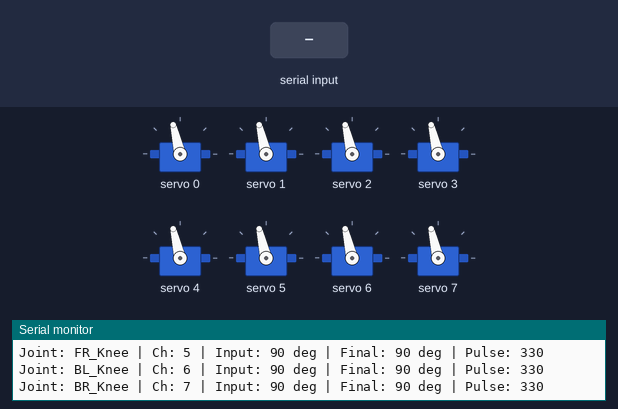
Bench run of a sketch on a simulated Arduino Uno, built with avr-gcc and run on an emulated ATmega328P. Shown: 8 × servo, the last lines printed to the serial monitor. The inputs (shaded band) are chosen by the test bench.

Above: at 2.1 s.
2.2 s: "0\n" received over Serial
At 4.4 s:
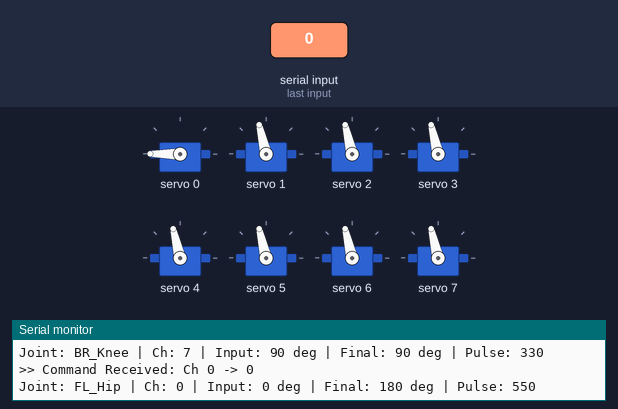
4.7 s: "1\n" received over Serial
At 6.3 s:
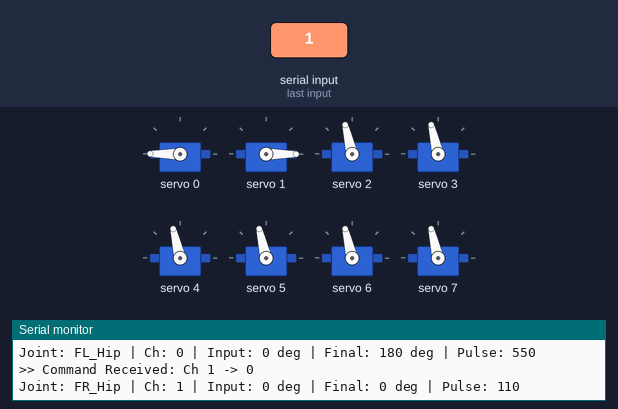
7.2 s: "2\n" received over Serial
At 9.4 s:
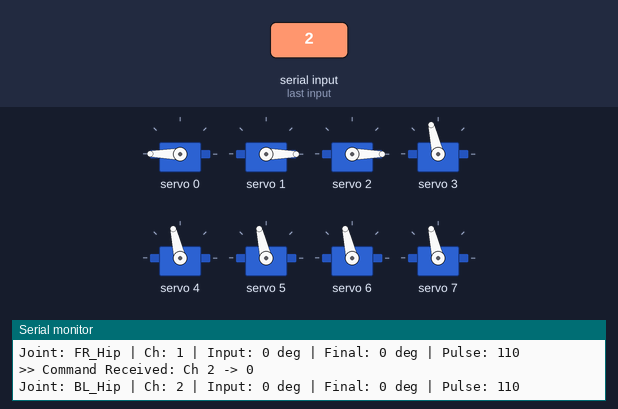
9.7 s: "1,90,45\n" received over Serial
At 10.8 s:
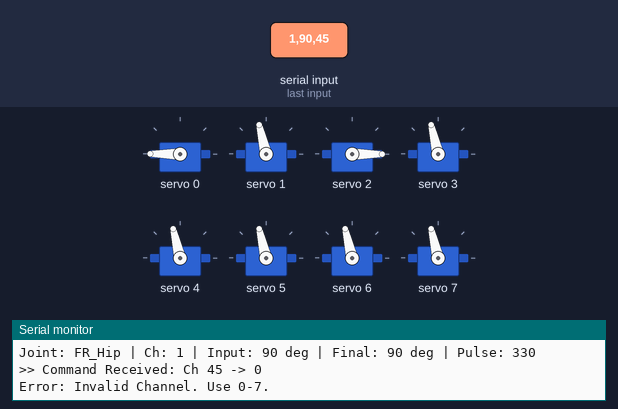
11.2 s: "3\n" received over Serial
At 12.5 s:
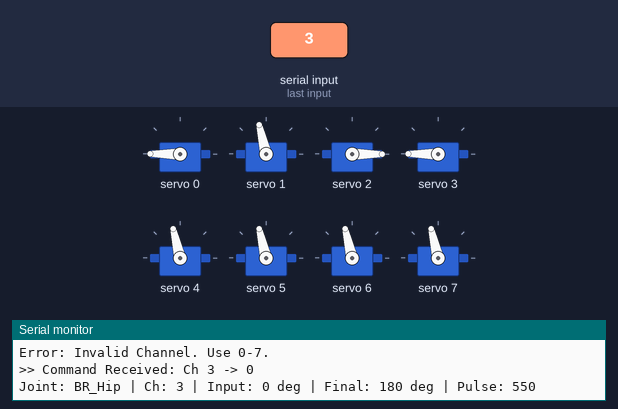
13.7 s: "4\n" received over Serial
At 15.6 s:
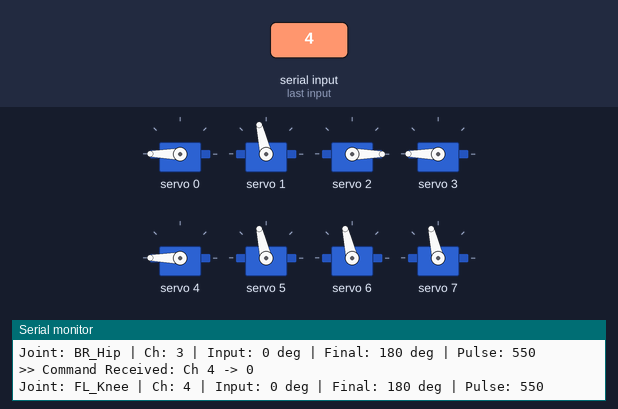
Timing chart, 0 to 17.1 s (numbered marks = the images above; inputs shaded):
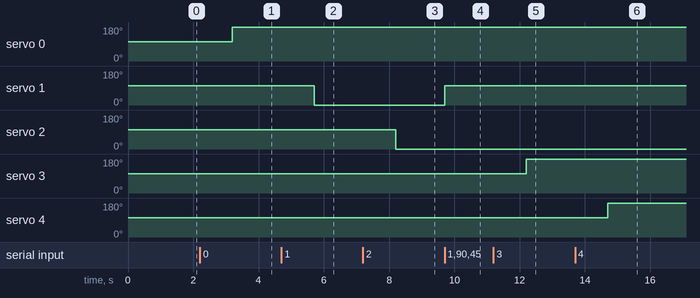

The sketch:

MainBody_PWMtesting.ino
```cpp
/*
  Quadruped Full Robot Interactive Tester (8 Servos)

  This sketch allows you to control all 8 servos (Hips + Knees)
  individually via the Serial Monitor for calibration.

  WIRING:
  - FL Hip: Ch 0 | FL Knee: Ch 4
  - FR Hip: Ch 1 | FR Knee: Ch 5
  - BL Hip: Ch 2 | BL Knee: Ch 6
  - BR Hip: Ch 3 | BR Knee: Ch 7
*/

#include <Wire.h>
#include <Adafruit_PWMServoDriver.h>

Adafruit_PWMServoDriver pwm = Adafruit_PWMServoDriver();

// --- Calibrated Settings ---
#define SERVOMIN  110
#define SERVOMAX  550

// --- The Servo Joint Class ---
class ServoJoint {
  private:
    int channel;
    bool isInverse;
    String name;

  public:
    ServoJoint(String n, int ch, bool inverse) {
      name = n;
      channel = ch;
      isInverse = inverse;
    }

    // Direct Pulse Control (For Calibration)
    void setPulse(int pulse) {
       pwm.setPWM(channel, 0, pulse);
       Serial.print("Joint: "); Serial.print(name);
       Serial.print(" | Ch: "); Serial.print(channel);
       Serial.print(" | RAW PULSE: "); Serial.println(pulse);
    }

    // Set angle (0 to 180)
    void setAngle(int angle) {
      int finalAngle = angle;

      // Inverse Logic for mirrored joints
      if (isInverse) {
        finalAngle = 180 - angle;
      }

      finalAngle = constrain(finalAngle, 0, 180);

      // Map Angle to Calibrated Pulse Widths
      uint16_t pulseLength = map(finalAngle, 0, 180, SERVOMIN, SERVOMAX);

      pwm.setPWM(channel, 0, pulseLength);

      // Print Debug Info
      Serial.print("Joint: "); Serial.print(name);
      Serial.print(" | Ch: "); Serial.print(channel);
      Serial.print(" | Input: "); Serial.print(angle);
      Serial.print(" deg | Final: "); Serial.print(finalAngle);
      Serial.print(" deg | Pulse: "); Serial.println(pulseLength);
    }
};

// --- Create the 8 Joints ---

// SHOULDERS (Channels 0-3)
ServoJoint FL_Hip("FL_Hip", 0, true);
ServoJoint FR_Hip("FR_Hip", 1, false);
ServoJoint BL_Hip("BL_Hip", 2, false);
ServoJoint BR_Hip("BR_Hip", 3, true);

// KNEES (Channels 4-7)
ServoJoint FL_Knee("FL_Knee", 4, true);
ServoJoint FR_Knee("FR_Knee", 5, true);
ServoJoint BL_Knee("BL_Knee", 6, true);
ServoJoint BR_Knee("BR_Knee", 7, true);

void setup() {
  Serial.begin(9600);
  Serial.println("Initializing PCA9685...");
  Serial.println("---------------------------------------");
  Serial.println("COMMAND MODE (8 SERVOS):");
  Serial.println("1. ANGLE MODE: Type '[Channel] [Angle]' (0-180)");
  Serial.println("   Example: '4 90' moves FL Knee to 90 degrees.");
  Serial.println("");
  Serial.println("2. RAW MODE: Type '[Channel] [Pulse]' (>180)");
  Serial.println("   Example: '4 300' sends raw pulse width 300.");
  Serial.println("");
  Serial.println("CHANNEL MAP:");
  Serial.println("0: FL Hip   | 4: FL Knee");
  Serial.println("1: FR Hip   | 5: FR Knee");
  Serial.println("2: BL Hip   | 6: BL Knee");
  Serial.println("3: BR Hip   | 7: BR Knee");
  Serial.println("---------------------------------------");

  pwm.begin();
  pwm.setPWMFreq(50);

  delay(10);

  // Center all servos immediately
  FL_Hip.setAngle(90);
  FR_Hip.setAngle(90);
  BL_Hip.setAngle(90);
  BR_Hip.setAngle(90);
  FL_Knee.setAngle(90);
  FR_Knee.setAngle(90);
  BL_Knee.setAngle(90);
  BR_Knee.setAngle(90);
}

void loop() {
  // Check if user typed something in Serial Monitor
  if (Serial.available() > 0) {
    // Read the Channel (first number)
    int ch = Serial.parseInt();
    // Read the Value (second number)
    int val = Serial.parseInt();

    // Clear the rest of the buffer (newline characters)
    while (Serial.available()) { Serial.read(); }

    Serial.print(">> Command Received: Ch ");
    Serial.print(ch);
    Serial.print(" -> ");
    Serial.println(val);

    // If value is > 180, assume user wants RAW PULSE mode
    bool rawMode = (val > 180);

    // Route to the correct joint
    switch (ch) {
      case 0: if(rawMode) FL_Hip.setPulse(val);  else FL_Hip.setAngle(val);  break;
      case 1: if(rawMode) FR_Hip.setPulse(val);  else FR_Hip.setAngle(val);  break;
      case 2: if(rawMode) BL_Hip.setPulse(val);  else BL_Hip.setAngle(val);  break;
      case 3: if(rawMode) BR_Hip.setPulse(val);  else BR_Hip.setAngle(val);  break;

      case 4: if(rawMode) FL_Knee.setPulse(val); else FL_Knee.setAngle(val); break;
      case 5: if(rawMode) FR_Knee.setPulse(val); else FR_Knee.setAngle(val); break;
      case 6: if(rawMode) BL_Knee.setPulse(val); else BL_Knee.setAngle(val); break;
      case 7: if(rawMode) BR_Knee.setPulse(val); else BR_Knee.setAngle(val); break;

      default: Serial.println("Error: Invalid Channel. Use 0-7."); break;
    }
  }
}
```

Measured:
- after the input at 2.2 s, servo 0: 103° → 180° after 1.0 s
- after the input at 4.7 s, servo 1: 103° → 0° after 1.0 s
- after the input at 7.2 s, servo 2: 103° → 0° after 1.0 s
- after the input at 9.7 s, servo 1: 0° → 103° at once
- after the input at 11.2 s, servo 3: 103° → 180° after 1.0 s
- after the input at 13.7 s, servo 4: 103° → 180° after 1.0 s
